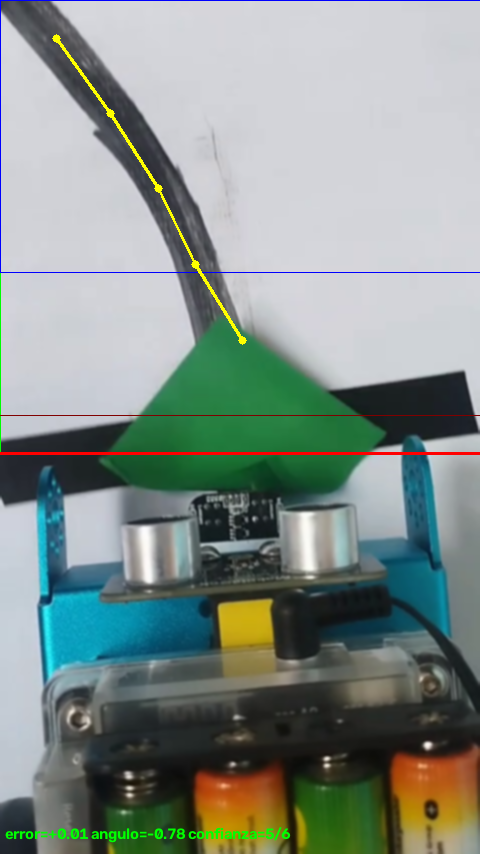
#> input picture capturas/deteccion_video1_frame120.png, 480 x 854 px
$ python -i hsv_segmentation.py   (imports and definitions only)
#> lines starting #> are read from the running program, lines starting #| are printed output that depends on the picture; after the words box and inside, x2 and y2 are one past the last pixel; in counts of white or black regions, pixels touching at a corner belong together
#> further down, picture is the input picture: shape (854, 480, 3); mean B, G, R 138, 144.3, 132.5
"""Máscaras HSV clásicas para señales rojas y verdes."""

import json

import cv2
import numpy as np

from src.config import settings


class HSVSegmenter:
    def __init__(self, calibration_file=None):
        self.calibration_file = calibration_file or settings.CALIBRATION_FILE
        self.kernel = cv2.getStructuringElement(cv2.MORPH_ELLIPSE, (5, 5))

    def _calibration(self):
        defaults = {
            "red_low": [0, 90, 65], "red_high": [10, 255, 255],
            "red2_low": [170, 90, 65], "red2_high": [179, 255, 255],
            "green_low": [55, 75, 55], "green_high": [85, 255, 255],
        }
        try:
            with open(self.calibration_file, "r", encoding="utf-8") as calibration:
                data = json.load(calibration)
            defaults.update({key: data[key] for key in defaults if key in data})
        except (OSError, ValueError, TypeError):
            pass
        return defaults

    def masks(self, frame):
        hsv = cv2.cvtColor(frame, cv2.COLOR_BGR2HSV)
#> hsv: shape (854, 480, 3); mean H, S, V 89.1, 60, 153.1
        calibration = self._calibration()
        red = cv2.inRange(hsv, np.array(calibration["red_low"], np.uint8), np.array(calibration["red_high"], np.uint8))
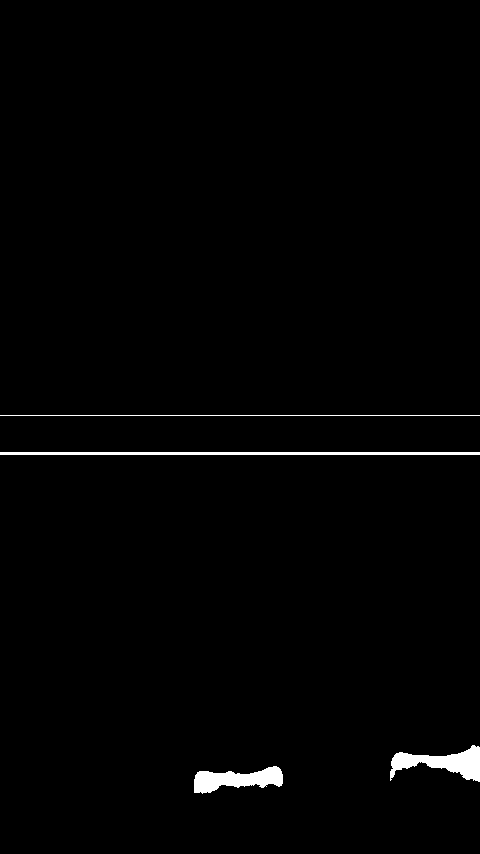
#> red: shape (854, 480); 1.2% white; 4 white regions, box (x1, y1, x2, y2) and area: (390, 745, 480, 782) 1573, (0, 452, 480, 455) 1440, (194, 766, 283, 794) 1430, (0, 415, 480, 416) 480
        red2 = cv2.inRange(hsv, np.array(calibration["red2_low"], np.uint8), np.array(calibration["red2_high"], np.uint8))
#> red2: shape (854, 480); every value is 0
        green = cv2.inRange(hsv, np.array(calibration["green_low"], np.uint8), np.array(calibration["green_high"], np.uint8))
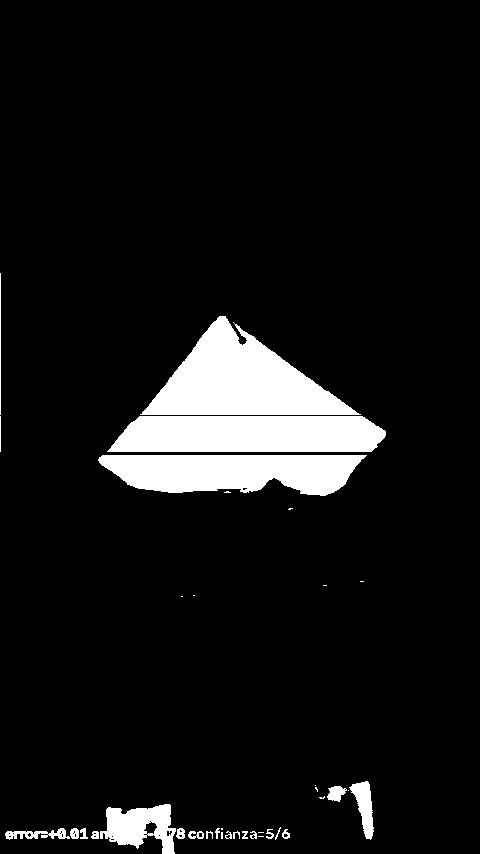
#> green: shape (854, 480); 8.1% white; 37 white regions (14 under 20 px), largest, box (x1, y1, x2, y2) and area: (140, 316, 361, 415) 11012, (107, 416, 386, 452) 9211, (98, 455, 367, 496) 8411
        red = cv2.bitwise_or(red, red2)
        red = self._clean(red)
        green = self._clean(green)
        return {"PARE": red, "SIGA": green}

    def _clean(self, mask):
        mask = cv2.morphologyEx(mask, cv2.MORPH_OPEN, self.kernel)
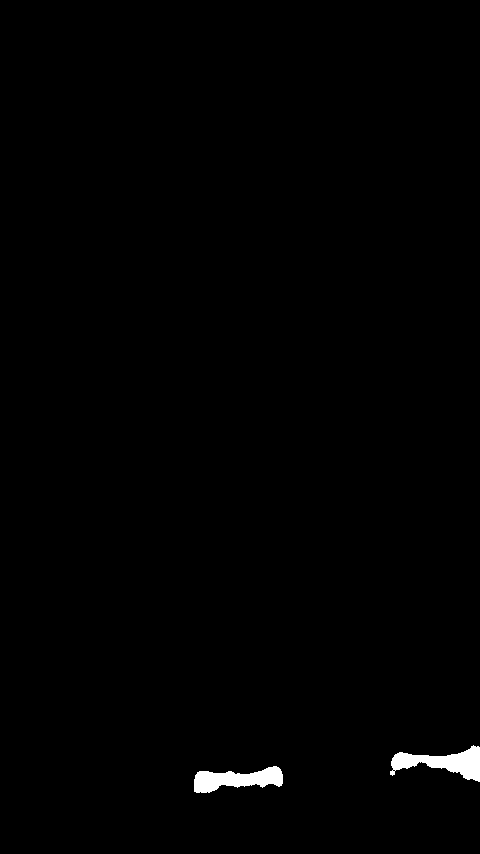
#> mask: shape (854, 480); 0.72% white; 2 white regions, box (x1, y1, x2, y2) and area: (390, 745, 480, 782) 1546, (194, 766, 283, 793) 1420
        return cv2.morphologyEx(mask, cv2.MORPH_CLOSE, self.kernel)
#> returned value: shape (854, 480); 0.73% white; 2 white regions, box (x1, y1, x2, y2) and area: (390, 745, 480, 782) 1558, (194, 766, 283, 793) 1422

    def process(self, frame):
        """Compatibilidad: devuelve la máscara combinada de rojo y verde."""
        masks = self.masks(frame)
#> in _clean (call 2), `mask = cv2.morphologyEx(mask, cv2.MORPH_OPEN, self.kernel)`:
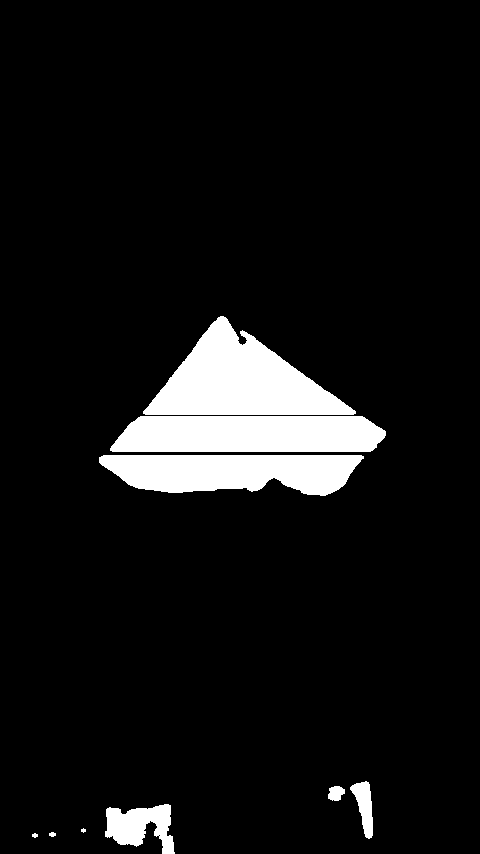
#> mask: shape (854, 480); 7.7% white; 9 white regions (1 under 20 px), largest, box (x1, y1, x2, y2) and area: (143, 316, 356, 415) 10962, (110, 416, 386, 452) 9199, (99, 455, 364, 496) 8361
#> in _clean (call 2), `return cv2.morphologyEx(mask, cv2.MORPH_CLOSE, self.kernel)`:
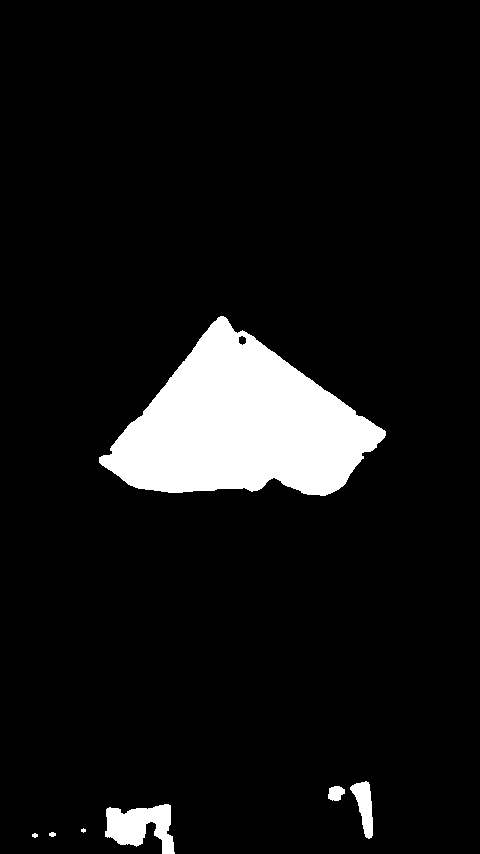
#> returned value: shape (854, 480); 8% white; 7 white regions (1 under 20 px), largest, box (x1, y1, x2, y2) and area: (99, 316, 386, 496) 29519, (105, 804, 175, 854) 2158, (350, 781, 373, 839) 727, (328, 786, 345, 801) 195, (49, 832, 56, 837) 27, (32, 833, 38, 838) 22
#> masks = 2 items
        return cv2.bitwise_or(masks["PARE"], masks["SIGA"])
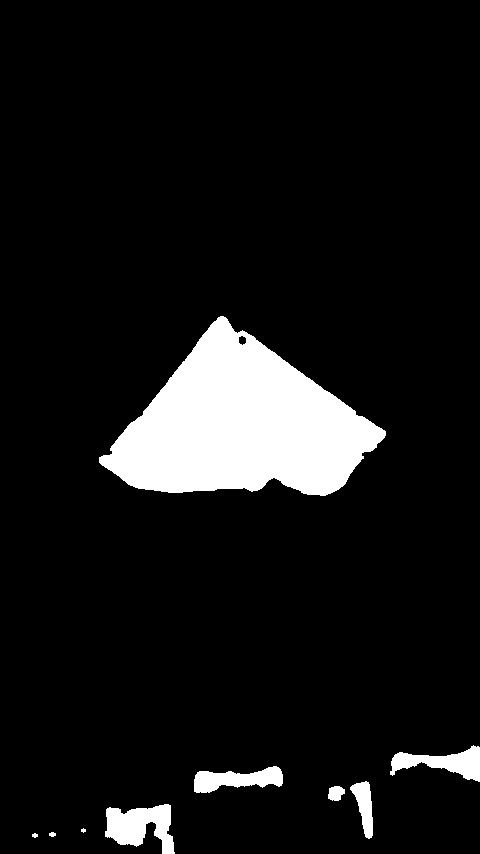
#> returned value: shape (854, 480); 8.7% white; 9 white regions (1 under 20 px), largest, box (x1, y1, x2, y2) and area: (99, 316, 386, 496) 29519, (105, 804, 175, 854) 2158, (390, 745, 480, 782) 1558

>>> import cv2
>>> picture = cv2.imread('../../capturas/deteccion_video1_frame120.png')
>>> result = HSVSegmenter().process(picture)

$ run again, on capturas/deteccion_video1_frame250.png
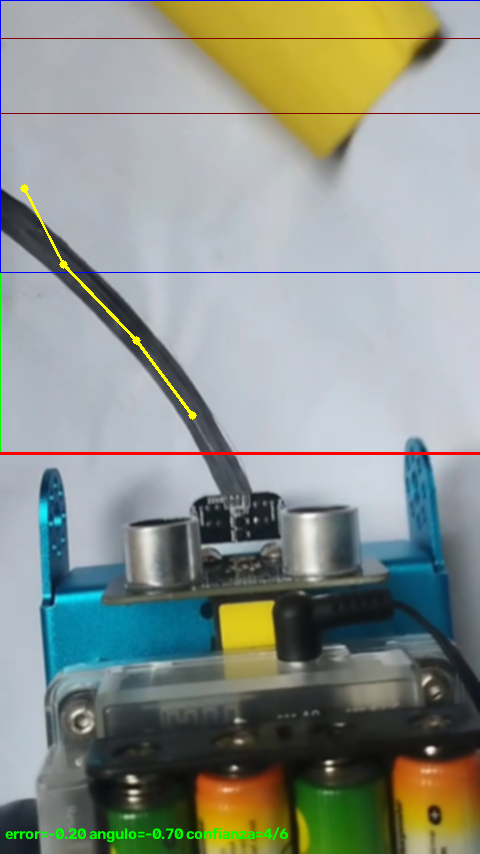
#> input picture capturas/deteccion_video1_frame250.png, 480 x 854 px
#> picture is the input picture: shape (854, 480, 3); mean B, G, R 138.2, 146.6, 139.6
#> hsv: shape (854, 480, 3); mean H, S, V 84.2, 62.9, 158.6
#> in masks, `red = cv2.inRange(hsv, np.array(calibration["red_low"], np.uint8), np...`:
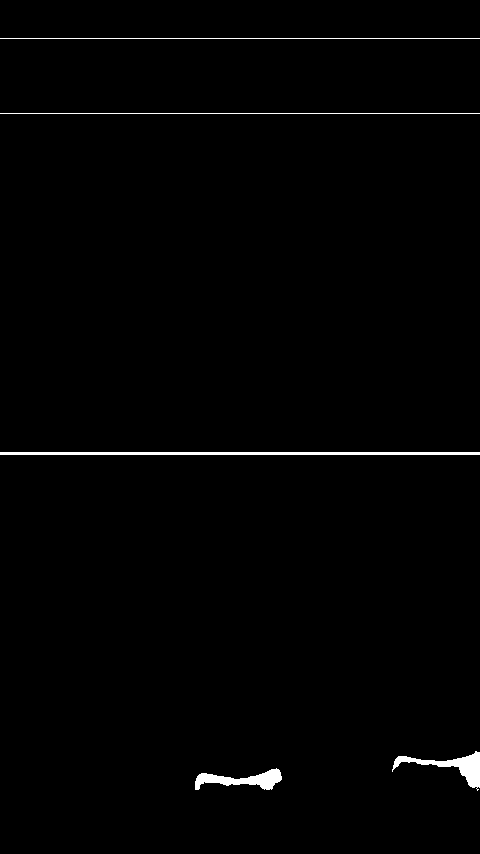
#> red: shape (854, 480); 1% white; 5 white regions, box (x1, y1, x2, y2) and area: (0, 452, 480, 455) 1440, (392, 751, 480, 791) 975, (195, 768, 282, 790) 892, (0, 38, 480, 39) 480, (0, 113, 480, 114) 480
#> red2: shape (854, 480); every value is 0
#> green: shape (854, 480); 1.5% white; 24 white regions (7 under 20 px), largest, box (x1, y1, x2, y2) and area: (89, 810, 183, 854) 2582, (297, 783, 376, 851) 2290, (49, 828, 86, 839) 254
#> mask: shape (854, 480); 0.44% white; 3 white regions, box (x1, y1, x2, y2) and area: (195, 768, 282, 790) 886, (416, 752, 480, 788) 813, (394, 756, 413, 767) 119
#> mask: shape (854, 480); 1.1% white; 4 white regions, box (x1, y1, x2, y2) and area: (103, 810, 174, 854) 2334, (297, 783, 376, 843) 2220, (94, 831, 101, 839) 43, (77, 831, 86, 837) 37
#> masks = 2 items
#> in process, `return cv2.bitwise_or(masks["PARE"], masks["SIGA"])`:
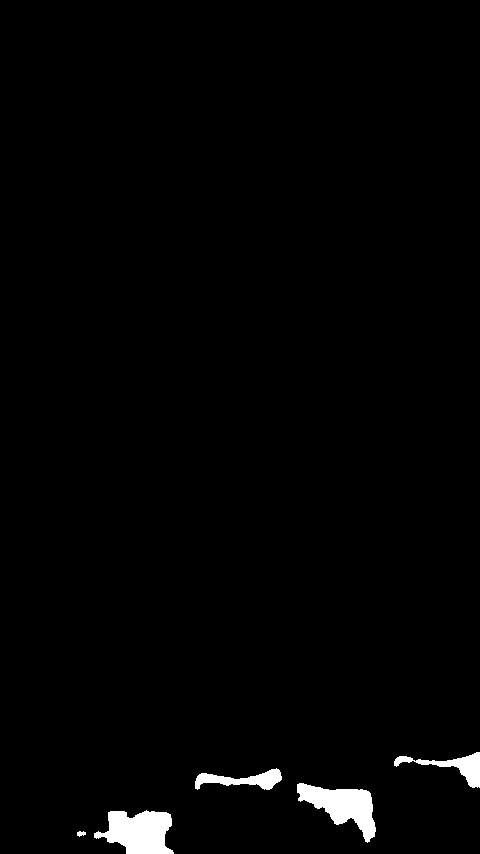
#> returned value: shape (854, 480); 1.6% white; 5 white regions, box (x1, y1, x2, y2) and area: (94, 810, 174, 854) 2403, (297, 783, 376, 843) 2244, (394, 752, 480, 788) 939, (195, 768, 282, 790) 889, (77, 831, 86, 837) 37

$ run again, on capturas/deteccion_video1_frame400.png
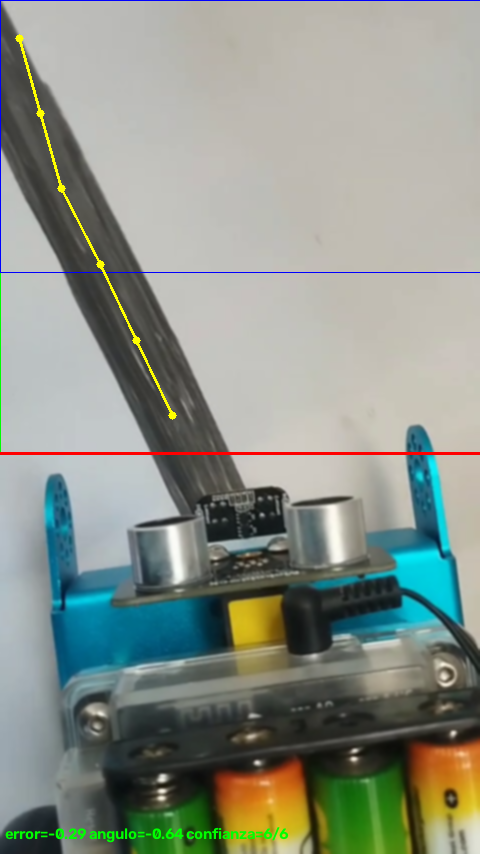
#> input picture capturas/deteccion_video1_frame400.png, 480 x 854 px
#> picture is the input picture: shape (854, 480, 3); mean B, G, R 136.7, 146.8, 139.7
#> hsv: shape (854, 480, 3); mean H, S, V 46.1, 49.5, 153.7
#> in masks, `red = cv2.inRange(hsv, np.array(calibration["red_low"], np.uint8), np...`:
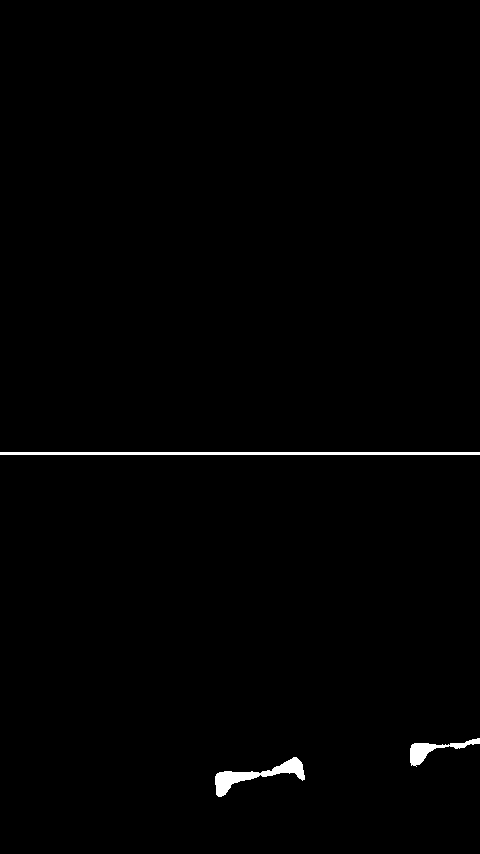
#> red: shape (854, 480); 0.76% white; 3 white regions, box (x1, y1, x2, y2) and area: (0, 452, 480, 455) 1440, (215, 757, 305, 797) 1064, (410, 738, 480, 767) 593
#> red2: shape (854, 480); every value is 0
#> green: shape (854, 480); 1.5% white; 40 white regions (27 under 20 px), largest, box (x1, y1, x2, y2) and area: (125, 798, 221, 854) 3134, (330, 767, 397, 829) 1942, (89, 831, 124, 843) 247
#> mask: shape (854, 480); 0.39% white; 5 white regions, box (x1, y1, x2, y2) and area: (215, 771, 260, 797) 592, (261, 757, 305, 780) 461, (410, 743, 438, 766) 406, (452, 743, 466, 749) 65, (467, 738, 480, 745) 64
#> mask: shape (854, 480); 1.2% white; 7 white regions, largest, box (x1, y1, x2, y2) and area: (125, 798, 213, 854) 2975, (330, 768, 394, 827) 1888, (10, 831, 17, 839) 46
#> masks = 2 items
#> in process, `return cv2.bitwise_or(masks["PARE"], masks["SIGA"])`:
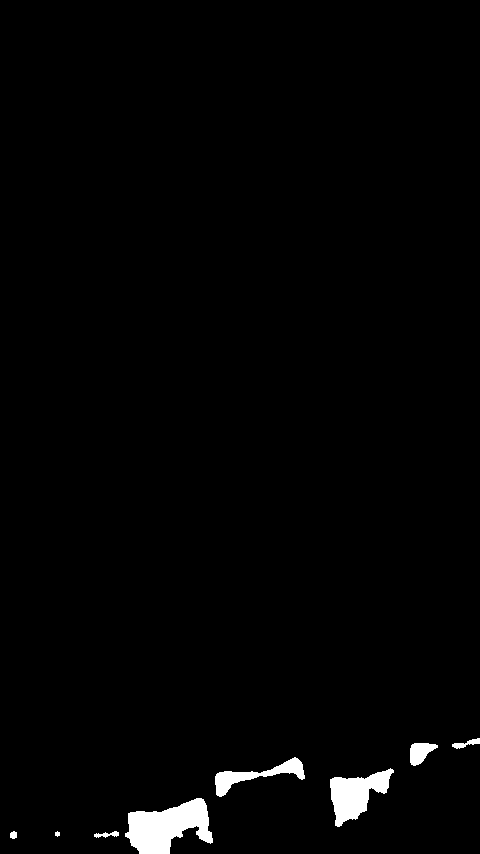
#> returned value: shape (854, 480); 1.6% white; 8 white regions, largest, box (x1, y1, x2, y2) and area: (125, 798, 213, 854) 2990, (330, 768, 394, 827) 1900, (215, 757, 305, 797) 1061

$ run again, on capturas/deteccion_video1_frame550.png
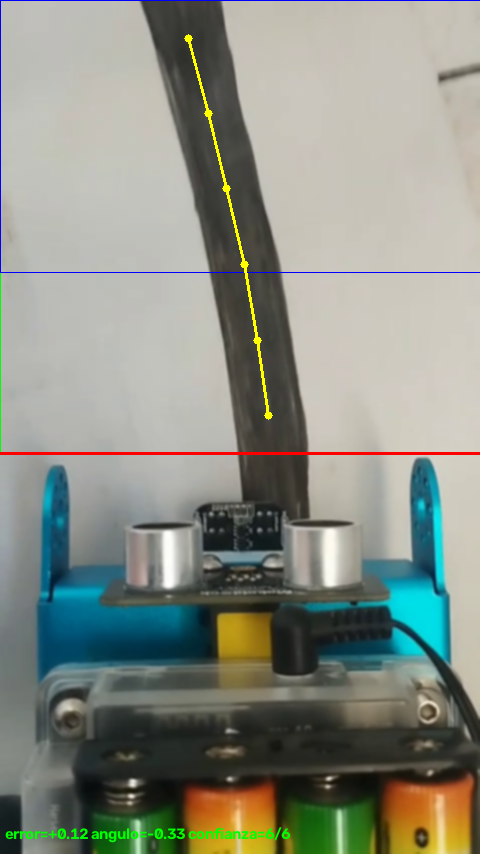
#> input picture capturas/deteccion_video1_frame550.png, 480 x 854 px
#> picture is the input picture: shape (854, 480, 3); mean B, G, R 132, 142.4, 137.9
#> hsv: shape (854, 480, 3); mean H, S, V 38.4, 49.1, 149.3
#> in masks, `red = cv2.inRange(hsv, np.array(calibration["red_low"], np.uint8), np...`:
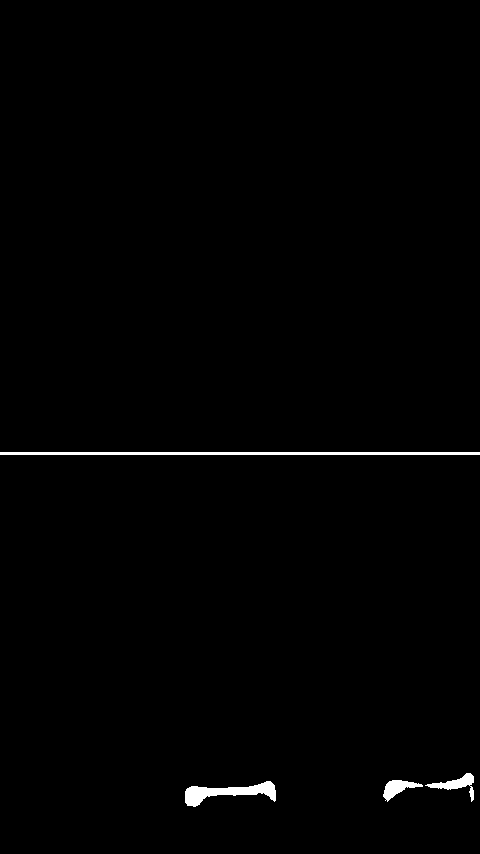
#> red: shape (854, 480); 0.8% white; 4 white regions, box (x1, y1, x2, y2) and area: (0, 452, 480, 455) 1440, (185, 781, 276, 807) 1026, (425, 773, 474, 802) 424, (383, 780, 423, 802) 391
#> red2: shape (854, 480); every value is 0
#> green: shape (854, 480); 1.5% white; 38 white regions (21 under 20 px), largest, box (x1, y1, x2, y2) and area: (91, 810, 185, 854) 2935, (301, 802, 363, 854) 2000, (35, 828, 70, 839) 207
#> mask: shape (854, 480); 0.42% white; 3 white regions, box (x1, y1, x2, y2) and area: (185, 781, 276, 807) 1019, (383, 780, 417, 800) 365, (430, 773, 474, 790) 356
#> mask: shape (854, 480); 1.2% white; 5 white regions (2 under 20 px), largest, box (x1, y1, x2, y2) and area: (92, 810, 176, 854) 2852, (301, 802, 363, 850) 1914, (49, 831, 66, 837) 68
#> masks = 2 items
#> in process, `return cv2.bitwise_or(masks["PARE"], masks["SIGA"])`:
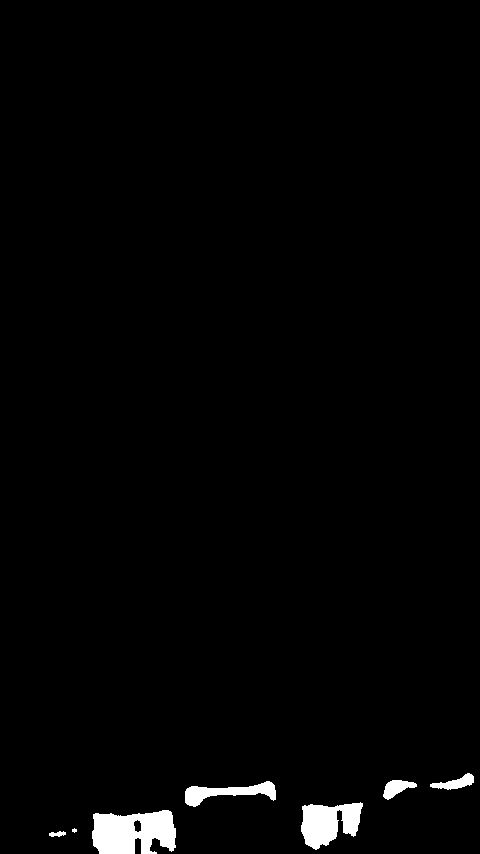
#> returned value: shape (854, 480); 1.6% white; 7 white regions (1 under 20 px), largest, box (x1, y1, x2, y2) and area: (92, 810, 176, 854) 2917, (301, 802, 363, 850) 1924, (185, 781, 276, 807) 1022, (383, 780, 417, 800) 367, (430, 773, 474, 790) 356, (49, 831, 66, 837) 68
